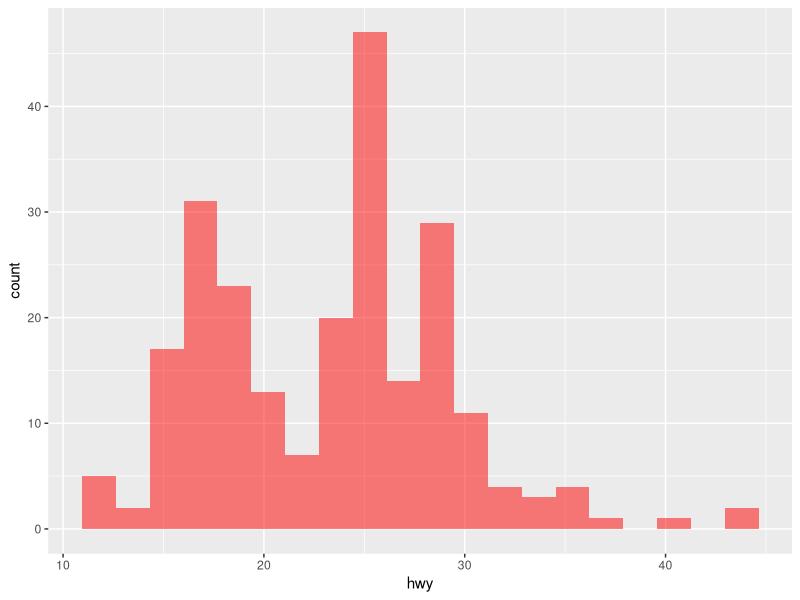
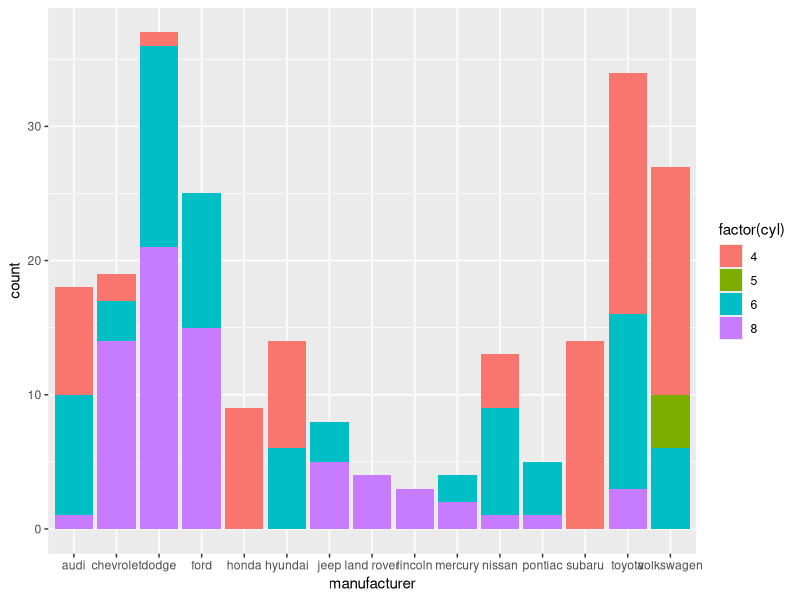
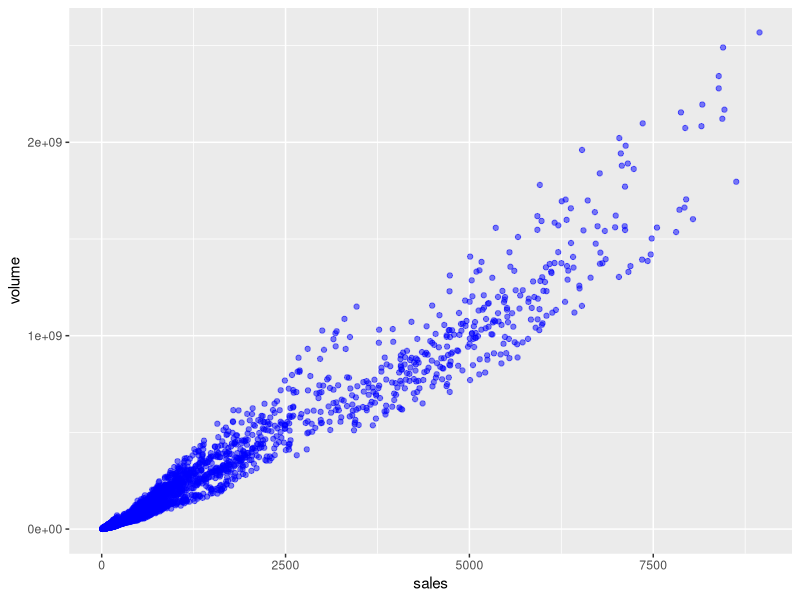
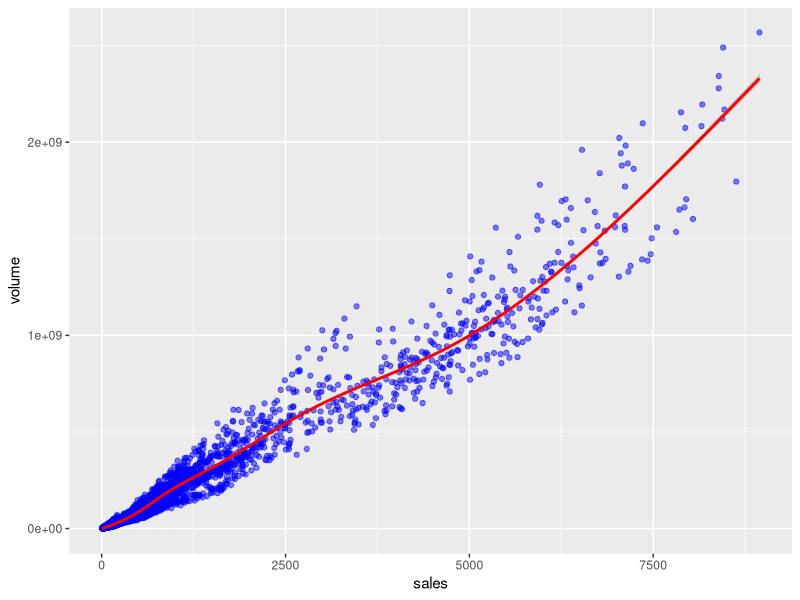

R code for these plots, in order:
## ---- chunk 1
library(ggplot2)
library(ggthemes)
head(mpg)
## ---- chunk 2
hist <- ggplot(mpg, aes(x = hwy)) + geom_histogram(fill = "red", alpha=0.5, bins = 20)
print(hist)
## ---- chunk 3
bar <- ggplot(mpg, aes(x=manufacturer)) + geom_bar(aes(fill=factor(cyl)))
print(bar)
## ---- chunk 4
head(txhousing)

scat <- ggplot(txhousing, aes(sales, volume)) + geom_point(color="blue", alpha=0.5)
print(scat)
## ---- chunk 5
scat2 <- ggplot(txhousing, aes(sales, volume)) + geom_point(color="blue", alpha=0.5) + geom_smooth(color="red")
print(scat2)
